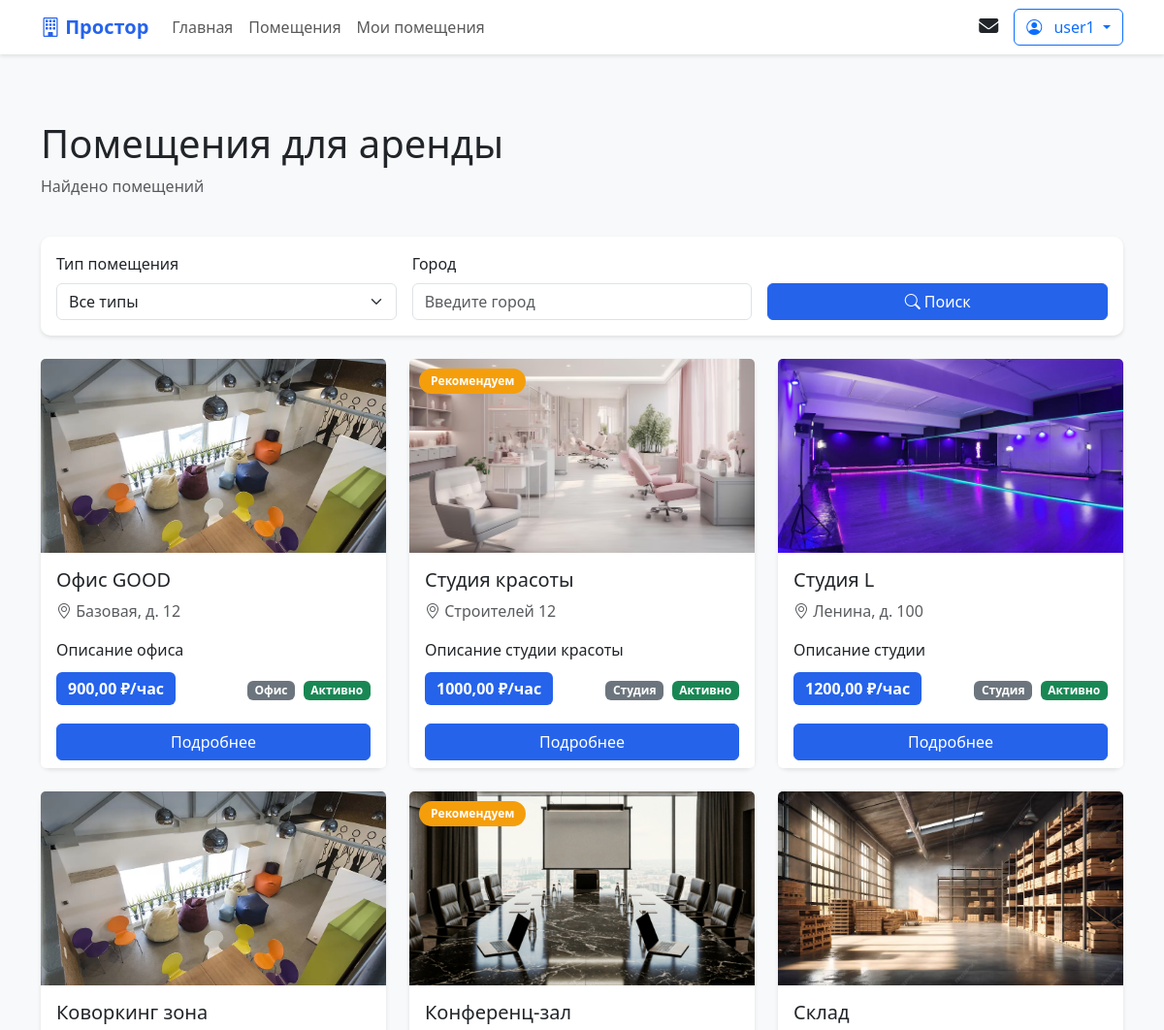
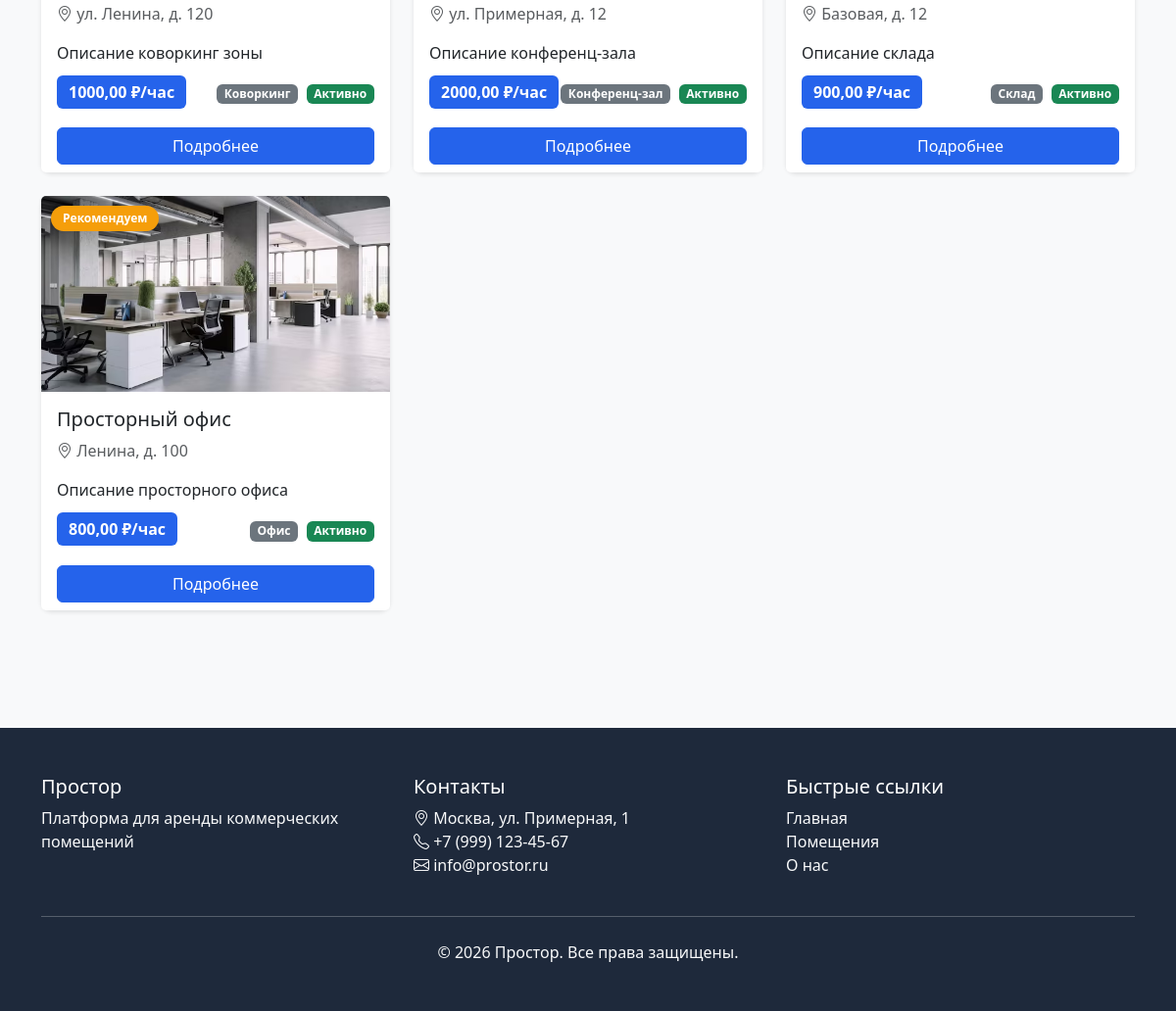
The app's page /properties/ (signed in) with its own data (2 pictures, top to bottom).
### core/models.py (models this page shows, shortened)
class User(AbstractUser):
    USER_TYPE_CHOICES = [
        ('tenant', 'Арендатор'),
        ('landlord', 'Арендодатель'),
        ('admin', 'Администратор'),
    ]
    user_type = models.CharField(
        max_length=20,
        choices=USER_TYPE_CHOICES,
        default='tenant',
        verbose_name='Тип пользователя'
    )
    avatar = models.ImageField(
        upload_to='avatars/',
        null=True,
        blank=True,
        verbose_name='Аватар'
    )
    phone = models.CharField(
        max_length=20,
        blank=True,
        null=True,
        verbose_name='Телефон'
    )
    company_name = models.CharField(
        max_length=100,
        blank=True,
        null=True,
        verbose_name='Название компании'
    )
    email_verified = models.BooleanField(
        default=False,
        verbose_name='Email подтвержден'
    )
    phone_verified = models.BooleanField(
        default=False,
        verbose_name='Телефон подтвержден'
    )
    class Meta:
        verbose_name = 'Пользователь'
        verbose_name_plural = 'Пользователи'

class Property(models.Model):
    PROPERTY_TYPE_CHOICES = [
        ('office', 'Офис'),
        ('conference', 'Конференц-зал'),
        ('coworking', 'Коворкинг'),
        ('shop', 'Торговая площадь'),
        ('warehouse', 'Склад'),
        ('studio', 'Студия'),
        ('other', 'Другое'),
    ]
    STATUS_CHOICES = [
        ('draft', 'Черновик'),
        ('pending', 'На модерации'),
        ('active', 'Активно'),
        ('inactive', 'Неактивно'),
    ]
    landlord = models.ForeignKey(
        User,
        on_delete=models.CASCADE,
        related_name='properties',
        verbose_name='Владелец'
    )
    title = models.CharField(
        max_length=200,
        verbose_name='Название'
    )
    slug = models.SlugField(
        unique=True,
        verbose_name='Slug'
    )
    description = models.TextField(
        verbose_name='Описание'
    )
    property_type = models.CharField(
        max_length=20,
        choices=PROPERTY_TYPE_CHOICES,
        default='office',
        verbose_name='Тип помещения'
    )
    category = models.ForeignKey(
        Category,
        on_delete=models.SET_NULL,
        null=True,
        blank=True,
        related_name='properties',
        verbose_name='Категория'
    )
    city = models.CharField(
        max_length=100,
        default='Москва',
        verbose_name='Город'
    )
    address = models.CharField(
        max_length=200,
        default='Не указан',
        verbose_name='Адрес'
    )
    latitude = models.FloatField(
        null=True,
        blank=True,
        verbose_name='Широта'
    )
    longitude = models.FloatField(
        null=True,
        blank=True,
        verbose_name='Долгота'
    )
    price_per_hour = models.DecimalField(
        max_digits=10,
        decimal_places=2,
        default=1000.00,
        verbose_name='Цена за час'
    )
    price_per_day = models.DecimalField(
        max_digits=10,
        decimal_places=2,
        null=True,
        blank=True,
        verbose_name='Цена за день'
    )
    price_per_week = models.DecimalField(
        max_digits=10,
        decimal_places=2,
        null=True,
        blank=True,
        verbose_name='Цена за неделю'
    )
    price_per_month = models.DecimalField(
        max_digits=10,
        decimal_places=2,
        null=True,
        blank=True,
        verbose_name='Цена за месяц'
    )
    capacity = models.PositiveIntegerField(
        default=1,
        verbose_name='Вместимость'
    )
    area = models.DecimalField(
        max_digits=8,
        decimal_places=2,
        default=10.00,
        verbose_name='Площадь (м²)'
    )
    floor = models.IntegerField(
        null=True,
        blank=True,
        verbose_name='Этаж'
    )
    amenities = models.ManyToManyField(
        Amenity,
        blank=True,
        related_name='properties',
        verbose_name='Удобства'
    )
    is_featured = models.BooleanField(
        default=False,
        verbose_name='Рекомендуемое'
    )
    status = models.CharField(
        max_length=20,
        choices=STATUS_CHOICES,
        default='draft',
        verbose_name='Статус'
    )
    views_count = models.PositiveIntegerField(
        default=0,
        verbose_name='Количество просмотров'
    )
    created_at = models.DateTimeField(
        auto_now_add=True,
        verbose_name='Дата создания'
    )
    updated_at = models.DateTimeField(
        auto_now=True,
        verbose_name='Дата обновления'
    )
    class Meta:
        verbose_name = 'Помещение'
        verbose_name_plural = 'Помещения'
        ordering = ['-created_at']

class PropertyImage(models.Model):
    property = models.ForeignKey(
        Property,
        on_delete=models.CASCADE,
        related_name='images',
        verbose_name='Помещение'
    )
    image = models.ImageField(
        upload_to='properties/',
        verbose_name='Изображение'
    )
    is_main = models.BooleanField(
        default=False,
        verbose_name='Главное изображение'
    )
    uploaded_at = models.DateTimeField(
        auto_now_add=True,
        verbose_name='Дата загрузки'
    )
    class Meta:
        verbose_name = 'Изображение помещения'
        verbose_name_plural = 'Изображения помещений'

### core/views.py (the view)
# urls.py: path('properties/', views.property_list, name='property_list'),
def property_list(request):
    properties = Property.objects.filter(status='active').select_related('landlord', 'category')
    property_type = request.GET.get('property_type')
    city = request.GET.get('city')
    category = request.GET.get('category')
    min_price = request.GET.get('min_price')
    max_price = request.GET.get('max_price')
    if property_type:
        properties = properties.filter(property_type=property_type)
    if city:
        properties = properties.filter(city__icontains=city)
    if category:
        properties = properties.filter(category_id=category)
    if min_price:
        properties = properties.filter(price_per_hour__gte=float(min_price))
    if max_price:
        properties = properties.filter(price_per_hour__lte=float(max_price))
    paginator = Paginator(properties, 12)
    page = request.GET.get('page')
    properties_page = paginator.get_page(page)
    context = {
        'properties': properties_page,
        'property_types': Property.PROPERTY_TYPE_CHOICES,
        'categories': Category.objects.all(),
        'title': 'Все помещения для аренды'
    }
    return render(request, 'core/property_list.html', context)

### templates/core/property_list.html (shortened to what this page needs)
{% extends 'base.html' %}
{% block content %}
<div class="container py-5">
    <div class="row mb-4">
        <div class="col">
            <h1>Помещения для аренды</h1>
            <p class="text-muted">Найдено {{ properties.count }} помещений</p>
        </div>
    </div>
    <div class="card mb-4">
        <div class="card-body">
            <form method="get" class="row g-3">
                <div class="col-md-4">
                    <label for="property_type" class="form-label">Тип помещения</label>
                    <select name="property_type" id="property_type" class="form-select">
                        <option value="">Все типы</option>
                    </select>
                </div>
                <div class="col-md-4">
                    <label for="city" class="form-label">Город</label>
                    <input type="text" name="city" id="city" class="form-control"
                           placeholder="Введите город" value="{{ request.GET.city }}">
                </div>
                <div class="col-md-4 d-flex align-items-end">
                    <button type="submit" class="btn btn-primary w-100">
                        <i class="bi bi-search"></i> Поиск
                    </button>
                </div>
            </form>
        </div>
    </div>
    {% if properties %}
        <div class="row">
            {% for property in properties %}
            <div class="col-md-6 col-lg-4 mb-4">
                <div class="card property-card h-100">
                    <div class="position-relative">
                        {% if property.is_featured %}
                        <div class="featured-badge">Рекомендуем</div>
                        {% endif %}
                        {% if property.images.first %}
                        <img src="{{ property.images.first.image.url }}"
                             class="card-img-top"
                             alt="{{ property.title }}"
                             style="height: 200px; object-fit: cover;">
                        {% else %}
                        <div class="card-img-top bg-light d-flex align-items-center justify-content-center"
                             style="height: 200px;">
                            <i class="bi bi-building text-secondary" style="font-size: 3rem;"></i>
                        </div>
                        {% endif %}
                    </div>
                    <div class="card-body">
                        <h5 class="card-title">{{ property.title }}</h5>
                        <p class="card-text text-muted">
                            <i class="bi bi-geo-alt"></i> {{ property.address|truncatechars:30 }}
                        </p>
                        <p class="card-text">{{ property.description|truncatechars:80 }}</p>
                        <div class="d-flex justify-content-between align-items-center mt-3">
                            <div>
                                <span class="price-tag">{{ property.price_per_hour|default:"0" }} ₽/час</span>
                            </div>
                            <div>
                                <span class="badge bg-secondary">{{ property.get_property_type_display }}</span>
                                <span class="badge bg-{% if property.status == 'active' %}success{% else %}secondary{% endif %} ms-1">
                                    {{ property.get_status_display }}
                                </span>
                            </div>
                        </div>
                    </div>
                    <div class="card-footer bg-white border-0">
                        <div class="d-grid">
                            <a href="{% url 'property_detail' property.slug %}" class="btn btn-primary">
                                Подробнее
                            </a>
                        </div>
                    </div>
                </div>
            </div>
            {% endfor %}
        </div>
    {% endif %}
</div>
{% endblock %}

### templates/base.html (shortened to what this page needs)
<!DOCTYPE html>
<html lang="ru">
<head>
    <link href="https://cdn.jsdelivr.net/npm/bootstrap@5.3.0/dist/css/bootstrap.min.css" rel="stylesheet">
    <link rel="stylesheet" href="https://cdn.jsdelivr.net/npm/bootstrap-icons@1.10.0/font/bootstrap-icons.css">
    <link rel="stylesheet" href="https://cdnjs.cloudflare.com/ajax/libs/font-awesome/6.4.0/css/all.min.css">
</head>
<body>
    <nav class="navbar navbar-expand-lg navbar-light bg-white fixed-top">
        <div class="container">
            <a class="navbar-brand" href="{% url 'home' %}">
                <i class="bi bi-building"></i> Простор
            </a>
            <div class="collapse navbar-collapse" id="navbarNav">
                <ul class="navbar-nav me-auto">
                    <li class="nav-item">
                        <a class="nav-link" href="{% url 'home' %}">Главная</a>
                    </li>
                    <li class="nav-item">
                        <a class="nav-link" href="{% url 'property_list' %}">Помещения</a>
                    </li>
                    {% if user.is_authenticated and user.user_type == 'landlord' %}
                    <li class="nav-item">
                        <a class="nav-link" href="{% url 'my_properties' %}">Мои помещения</a>
                    </li>
                    {% endif %}
                </ul>
                <div class="d-flex align-items-center">
                    {% if user.is_authenticated %}
                        <div class="dropdown me-3">
                            <a class="nav-link position-relative" href="{% url 'messages_list' %}" title="Сообщения">
                                <i class="fas fa-envelope fs-5"></i>
                            </a>
                        </div>
                        <div class="dropdown">
                            <button class="btn btn-outline-primary dropdown-toggle" type="button"
                                    data-bs-toggle="dropdown">
                                {% if user.avatar %}
                                    <img src="{{ user.avatar.url }}" class="rounded-circle me-2"
                                         width="24" height="24" alt="Аватар">
                                {% else %}
                                    <i class="bi bi-person-circle me-2"></i>
                                {% endif %}
                                {{ user.username }}
                            </button>
                        </div>
                    {% else %}
                        <a href="{% url 'login' %}" class="btn btn-outline-primary me-2">Войти</a>
                        <a href="{% url 'register' %}" class="btn btn-primary">Регистрация</a>
                    {% endif %}
                </div>
            </div>
        </div>
    </nav>
    <main>
        {% block content %}{% endblock %}
    </main>
    <footer class="py-5 mt-5">
        <div class="container">
            <div class="row">
                <div class="col-md-4">
                    <h5>Простор</h5>
                    <p class="text-light">Платформа для аренды коммерческих помещений</p>
                </div>
                <div class="col-md-4">
                    <h5>Контакты</h5>
                    <ul class="list-unstyled text-light">
                        <li><i class="bi bi-geo-alt"></i> Москва, ул. Примерная, 1</li>
                        <li><i class="bi bi-telephone"></i> +7 (999) 123-45-67</li>
                        <li><i class="bi bi-envelope"></i> info@prostor.ru</li>
                    </ul>
                </div>
                <div class="col-md-4">
                    <h5>Быстрые ссылки</h5>
                    <ul class="list-unstyled">
                        <li><a href="{% url 'home' %}" class="text-light text-decoration-none">Главная</a></li>
                        <li><a href="{% url 'property_list' %}" class="text-light text-decoration-none">Помещения</a></li>
                        <li><a href="#" class="text-light text-decoration-none">О нас</a></li>
                    </ul>
                </div>
            </div>
            <hr class="my-4 text-light">
            <div class="text-center">
                <p class="text-light mb-0">&copy; 2026 Простор. Все права защищены.</p>
            </div>
        </div>
    </footer>
</body>
</html>

### templates/base.html (style rules this page uses)
:root { --primary: #2563eb; --secondary: #64748b; --success: #10b981; --warning: #f59e0b; --danger: #ef4444; --light: #f8fafc; --dark: #1e293b; }
body { background-color: #f8f9fa; padding-top: 76px; }
.navbar { box-shadow: 0 2px 4px rgba(0,0,0,0.1); }
.navbar-brand { font-weight: bold; color: var(--primary) !important; }
.card { border: none; box-shadow: 0 2px 4px rgba(0,0,0,0.1); border-radius: 10px; }
.btn-primary { background-color: var(--primary); border-color: var(--primary); }
.property-card { transition: transform 0.2s; }
.featured-badge { position: absolute; top: 10px; left: 10px; background-color: var(--warning); color: white; padding: 4px 12px; border-radius: 20px; font-size: 12px; font-weight: 600; }
.price-tag { background-color: var(--primary); color: white; padding: 6px 12px; border-radius: 6px; font-weight: 600; }
footer { background-color: var(--dark); color: white; margin-top: auto; }

### records on screen
User: username "user1"
Property: images.first.image (picture), title "Офис GOOD", address "Базовая, д. 12", description "Описание офиса", price_per_hour "900,00", property_type "Офис", status "Активно"
Property: is_featured "Рекомендуем", images.first.image (picture), title "Студия красоты", address "Строителей 12", description "Описание студии красоты", price_per_hour "1000,00", property_type "Студия", status "Активно"
Property: images.first.image (picture), title "Студия L", address "Ленина, д. 100", description "Описание студии", price_per_hour "1200,00", property_type "Студия", status "Активно"
Property: images.first.image (picture), title "Коворкинг зона", address "ул. Ленина, д. 120", description "Описание коворкинг зоны", price_per_hour "1000,00", property_type "Коворкинг", status "Активно"
Property: is_featured "Рекомендуем", images.first.image (picture), title "Конференц-зал", address "ул. Примерная, д. 12", description "Описание конференц-зала", price_per_hour "2000,00", property_type "Конференц-зал", status "Активно"
Property: images.first.image (picture), title "Склад", address "Базовая, д. 12", description "Описание склада", price_per_hour "900,00", property_type "Склад", status "Активно"
Property: is_featured "Рекомендуем", images.first.image (picture), title "Просторный офис", address "Ленина, д. 100", description "Описание просторного офиса", price_per_hour "800,00", property_type "Офис", status "Активно"
